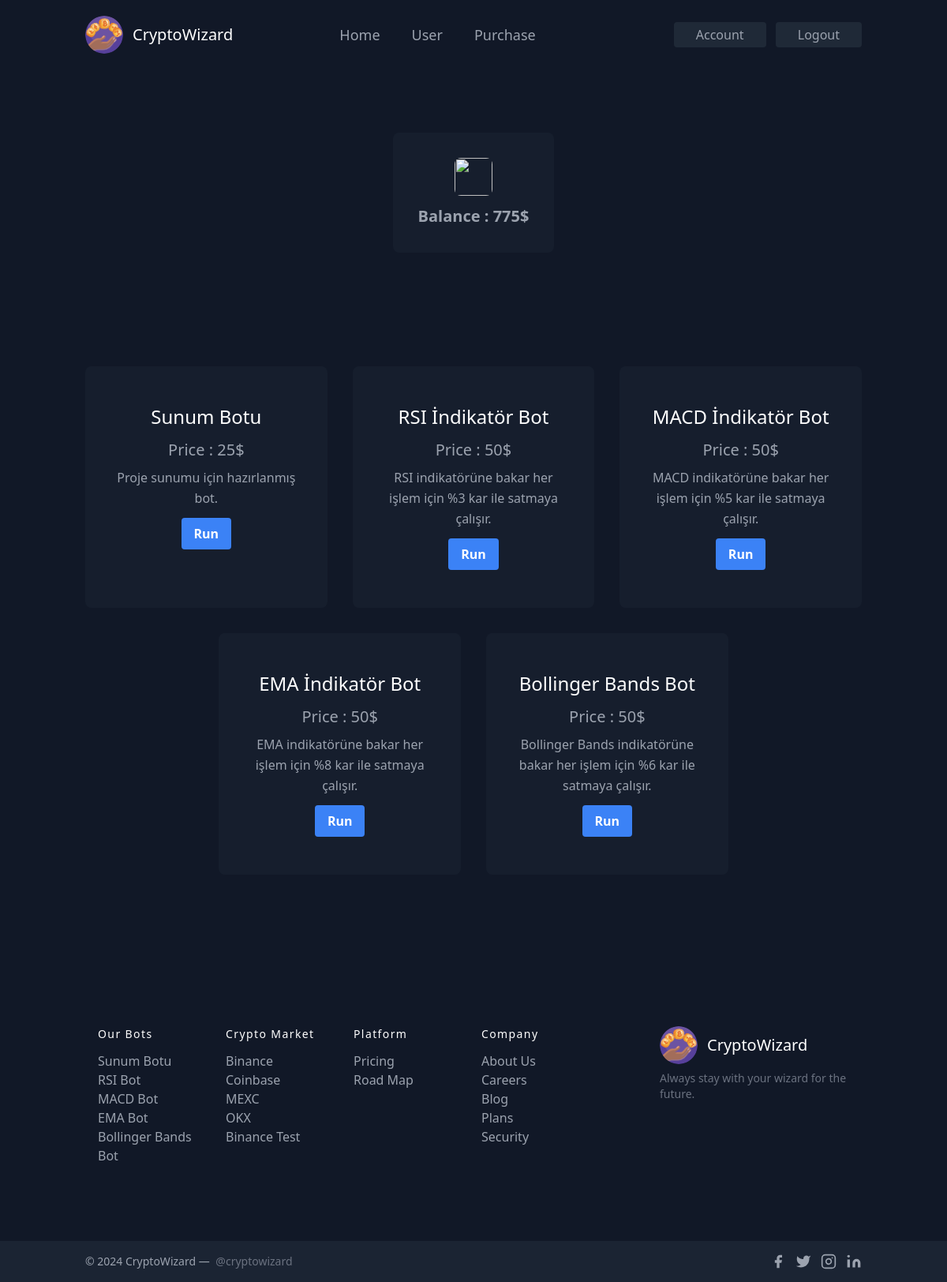
Screenshot of /purchase (signed in) with the database file from the repository.
### server/models.py (models this page shows, shortened)
class User(db.Model, UserMixin):
    id = db.Column(db.Integer, primary_key=True)
    username = db.Column(db.String(10), unique=True, nullable=False)
    email = db.Column(db.String(120), unique=True, nullable=False)
    password = db.Column(db.String(60), nullable=False)
    balance = db.Column(db.Integer, nullable=False, default=0)
    transactions = db.relationship('Transaction', backref='abuzer', lazy=True)

class Bot(db.Model):
    id = db.Column(db.Integer, primary_key=True)
    name = db.Column(db.String(10), unique=True, nullable=False)
    price = db.Column(db.Integer, nullable=False, default=0)
    info = db.Column(db.String(1000))
    bots = db.relationship('Transaction', backref='komur', lazy=True)

class Transaction(db.Model):
    id = db.Column(db.Integer, primary_key=True)
    user_id = db.Column(db.Integer, db.ForeignKey('user.id'), nullable=False)
    date = db.Column(db.DateTime, default=datetime.utcnow)
    bot_id = db.Column(db.Integer,db.ForeignKey('bot.id') ,nullable=False)
    price = db.Column(db.Integer, nullable=False)

### server/routes.py (the view)
@app.route("/purchase")
@login_required
def purchase():
    page = request.args.get('page', 1, type=int)
    bots = Bot.query.order_by(Bot.id.asc()).paginate(page=page, per_page=5)
    transactions = Transaction.query.filter_by(user_id=current_user.id).order_by(Transaction.id.asc()).paginate(page=page, per_page=5)
    return render_template('purchase.html', bots=bots, transactions=transactions)

### server/models.py (called while the page is built)
@login_manager.user_loader
def load_user(user_id):
    return User.query.get(int(user_id))

### server/templates/purchase.html (shortened to what this page needs)
{% extends "layout.html" %}
{% block content %}
{% if current_user.is_authenticated %}
<section class="text-gray-400 bg-gray-900 body-font">
    <div class="container px-5 py-24 mx-auto">
        <div class="flex flex-wrap justify-center -m-4 -mb-4">
            {% if current_user.is_authenticated %}
            <div
                class="h-full bg-gray-800 bg-opacity-40 px-8 pt-8 pb-8 rounded-lg overflow-hidden text-center relative mb-36">
                    <img src="{{ url_for('static', filename='images/money-bag.png') }}" class="rounded-lg w-12 h-12 mb-3 inline-block" />
                <p class="hover:text-white font-bold text-xl">Balance : {{ current_user.balance }}$</p>
            </div>
            {% endif %}
        </div>
        <div class="flex flex-wrap justify-center -m-4">
            {% for bot in bots.items %}
            {% set temp = [] %}
            <div class="p-4 lg:w-1/3">
                <div
                    class="h-full bg-gray-800 bg-opacity-40 px-8 pt-12 pb-12 rounded-lg overflow-hidden text-center relative">
                    <h1 class="title-font sm:text-2xl text-xl font-medium text-white mb-3"> {{ bot.name }}</h1>
                    <p class="mb-2 text-xl text-center"> Price : {{ bot.price }}$ </p>
                    <p class="leading-relaxed mb-3">{{ bot.info }}</p>
                    <button class="bg-blue-500 hover:bg-blue-700 text-white font-bold py-2 px-4 rounded">
                        {% if transactions %}
                        {% for transaction in transactions.items %}
                        {% if bot.id == transaction.bot_id %}
                        <div class=>
                            <a href="{{ url_for('bot'+bot.id|string) }}">Run</a>
                            {% endif %}
                            {% endfor %}
                                {% else %}
                                <div>
                                    <a href="{{ url_for('purchase_bot'+bot.id|string) }}">Purchase</a>
                                    {% endif %}
                                </div>
                    </button>
                </div>
            </div>
            {% endfor %}
        </div>
    </div>
    </div>
<footer class="text-gray-400 bg-gray-900 body-font">
    <div
        class="container px-5 py-24 mx-auto flex md:items-center lg:items-start md:flex-row md:flex-nowrap flex-wrap flex-col">
        <div class="w-64 flex-shrink-0 md:mx-0 mx-auto text-center md:text-left md:mt-0 mt-10">
            <a class="flex title-font font-medium items-center md:justify-start justify-center text-white">
                <img src="{{ url_for('static', filename='images/cryptowizard.png') }}" class="w-12 h-12 rounded-full" viewBox="0 0 24 24" />
                <span class="ml-3 text-xl">CryptoWizard</span>
            </a>
            <p class="mt-2 text-sm text-gray-500">Always stay with your wizard for the future.</p>
        </div>
        <div class="flex-grow flex flex-wrap md:pr-20 -mb-10 md:text-left text-center order-first">
            <div class="lg:w-1/4 md:w-1/2 w-full px-4">
                <h2 class="title-font font-medium text-white tracking-widest text-sm mb-3">Our Bots</h2>
                <nav class="list-none mb-10">
                    <li>
                        <a class="text-gray-400 hover:text-white">Sunum Botu</a>
                    </li>
                    <li>
                        <a class="text-gray-400 hover:text-white">RSI Bot</a>
                    </li>
                    <li>
                        <a class="text-gray-400 hover:text-white">MACD Bot</a>
                    </li>
                    <li>
                        <a class="text-gray-400 hover:text-white">EMA Bot</a>
                    </li>
                    <li>
                        <a class="text-gray-400 hover:text-white">Bollinger Bands Bot</a>
                    </li>
                </nav>
            </div>
            <div class="lg:w-1/4 md:w-1/2 w-full px-4">
                <h2 class="title-font font-medium text-white tracking-widest text-sm mb-3">Crypto Market</h2>
                <nav class="list-none mb-10">
                    <li>
                        <a class="text-gray-400 hover:text-white" href='https://www.binance.com/tr'
                            target="_blank">Binance</a>
                    </li>
                    <li>
                        <a class="text-gray-400 hover:text-white" href='https://www.coinbase.com/tr/'
                            target='_blank'>Coinbase</a>
                    </li>
                    <li>
                        <a class="text-gray-400 hover:text-white" href='https://www.mexc.com/tr-TR'
                            target='_blank'>MEXC</a>
                    </li>
                    <li>
                        <a class="text-gray-400 hover:text-white" href='https://www.okx.com/tr'
                            target='_blank'>OKX</a>
                    </li>
                    <li>
                        <a class="text-gray-400 hover:text-white" href='https://testnet.binancefuture.com'
                            target='_blank'>Binance Test</a>
                    </li>
                </nav>
            </div>
            <div class="lg:w-1/4 md:w-1/2 w-full px-4">
                <h2 class="title-font font-medium text-white tracking-widest text-sm mb-3">Platform</h2>
                <nav class="list-none mb-10">
                    <li>
                        <a class="text-gray-400 hover:text-white">Pricing</a>
                    </li>
                    <li>
                        <a class="text-gray-400 hover:text-white">Road Map</a>
                    </li>
                </nav>
            </div>
            <div class="lg:w-1/4 md:w-1/2 w-full px-4">
                <h2 class="title-font font-medium text-white tracking-widest text-sm mb-3">Company</h2>
                <nav class="list-none mb-10">
                    <li>
                        <a class="text-gray-400 hover:text-white">About Us</a>
                    </li>
                    <li>
                        <a class="text-gray-400 hover:text-white">Careers</a>
                    </li>
                    <li>
                        <a class="text-gray-400 hover:text-white">Blog</a>
                    </li>
                    <li>
                        <a class="text-gray-400 hover:text-white">Plans</a>
                    </li>
                    <li>
                        <a class="text-gray-400 hover:text-white">Security</a>
                    </li>
                </nav>
            </div>
        </div>
    </div>
    <div class="bg-gray-800 bg-opacity-75">
        <div class="container mx-auto py-4 px-5 flex flex-wrap flex-col sm:flex-row">
            <p class="text-gray-400 text-sm text-center sm:text-left">© 2024 CryptoWizard —
                <a href="https://twitter.com/knyttneve" class="text-gray-500 ml-1" rel="noopener noreferrer"
                    target="_blank">@cryptowizard</a>
            </p>
            <span class="inline-flex sm:ml-auto sm:mt-0 mt-2 justify-center sm:justify-start">
                <a class="text-gray-400">
                    <svg fill="currentColor" stroke-linecap="round" stroke-linejoin="round" stroke-width="2"
                        class="w-5 h-5" viewBox="0 0 24 24">
                        <path d="M18 2h-3a5 5 0 00-5 5v3H7v4h3v8h4v-8h3l1-4h-4V7a1 1 0 011-1h3z"></path>
                    </svg>
                </a>
                <a class="ml-3 text-gray-400">
                    <svg fill="currentColor" stroke-linecap="round" stroke-linejoin="round" stroke-width="2"
                        class="w-5 h-5" viewBox="0 0 24 24">
                        <path
                            d="M23 3a10.9 10.9 0 01-3.14 1.53 4.48 4.48 0 00-7.86 3v1A10.66 10.66 0 013 4s-4 9 5 13a11.64 11.64 0 01-7 2c9 5 20 0 20-11.5a4.5 4.5 0 00-.08-.83A7.72 7.72 0 0023 3z">
                        </path>
                    </svg>
                </a>
                <a class="ml-3 text-gray-400">
                    <svg fill="none" stroke="currentColor" stroke-linecap="round" stroke-linejoin="round"
                        stroke-width="2" class="w-5 h-5" viewBox="0 0 24 24">
                        <rect width="20" height="20" x="2" y="2" rx="5" ry="5"></rect>
                        <path d="M16 11.37A4 4 0 1112.63 8 4 4 0 0116 11.37zm1.5-4.87h.01"></path>
                    </svg>
                </a>
                <a class="ml-3 text-gray-400">
                    <svg fill="currentColor" stroke="currentColor" stroke-linecap="round" stroke-linejoin="round"
                        stroke-width="0" class="w-5 h-5" viewBox="0 0 24 24">
                        <path stroke="none"
                            d="M16 8a6 6 0 016 6v7h-4v-7a2 2 0 00-2-2 2 2 0 00-2 2v7h-4v-7a6 6 0 016-6zM2 9h4v12H2z">
                        </path>
                        <circle cx="4" cy="4" r="2" stroke="none"></circle>
                    </svg>
                </a>
            </span>
        </div>
    </div>
</footer>
{% endif %}
{% endblock content %}

### server/static/main.css (style rules this page uses)
body { --tw-bg-opacity: 1; background-color: rgb(17 24 39 / var(--tw-bg-opacity)); --tw-text-opacity: 1; color: rgb(156 163 175 / var(--tw-text-opacity)); }

### rows the page displays
User: balance "775"
Bot: name "Sunum Botu", price "25", info "Proje sunumu için hazırlanmış bot."
Bot: name "RSI İndikatör Bot", price "50", info "RSI indikatörüne bakar her işlem için %3 kar ile satmaya çalışır."
Bot: name "MACD İndikatör Bot", price "50", info "MACD indikatörüne bakar her işlem için %5 kar ile satmaya çalışır."
Bot: name "EMA İndikatör Bot", price "50", info "EMA indikatörüne bakar her işlem için %8 kar ile satmaya çalışır."
Bot: name "Bollinger Bands Bot", price "50", info "Bollinger Bands indikatörüne bakar her işlem için %6 kar ile satmaya çalışır."
